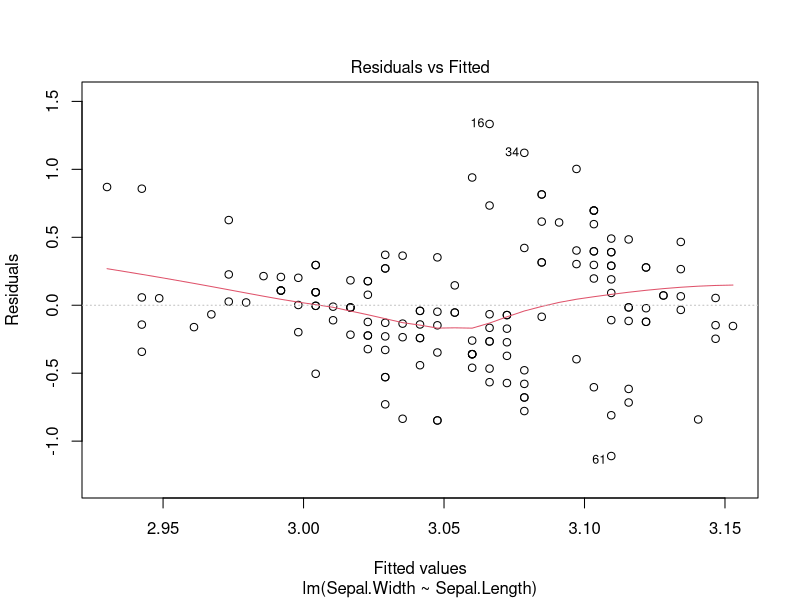
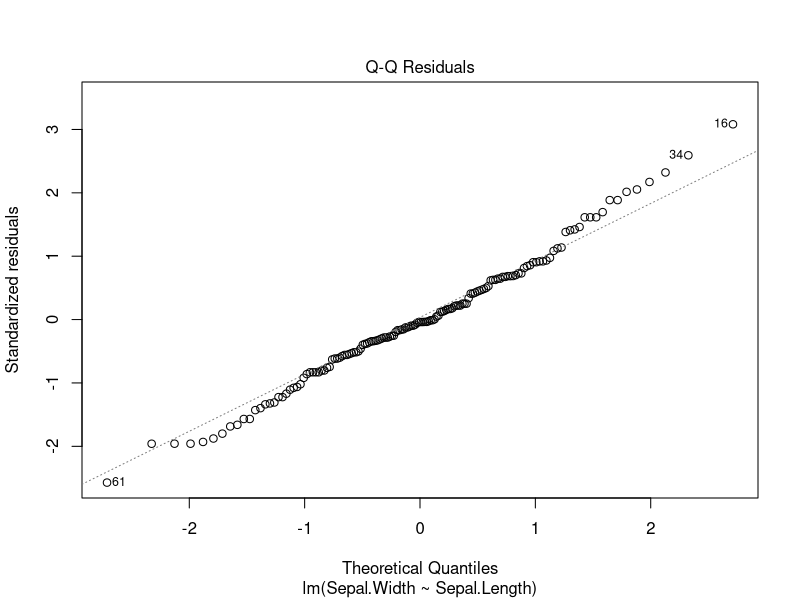
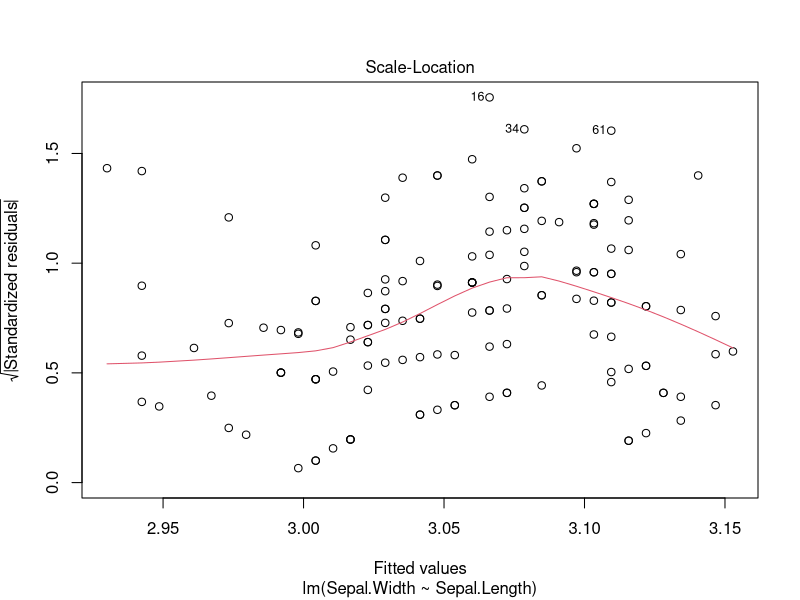
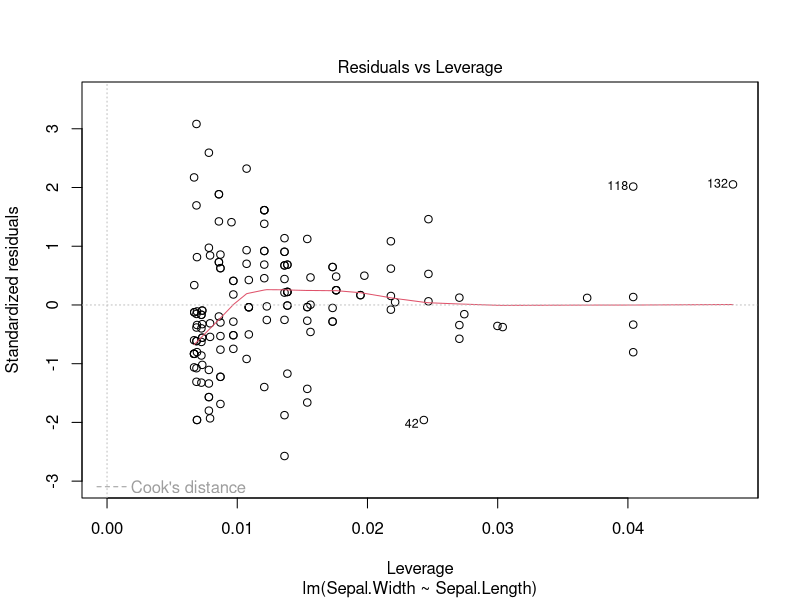
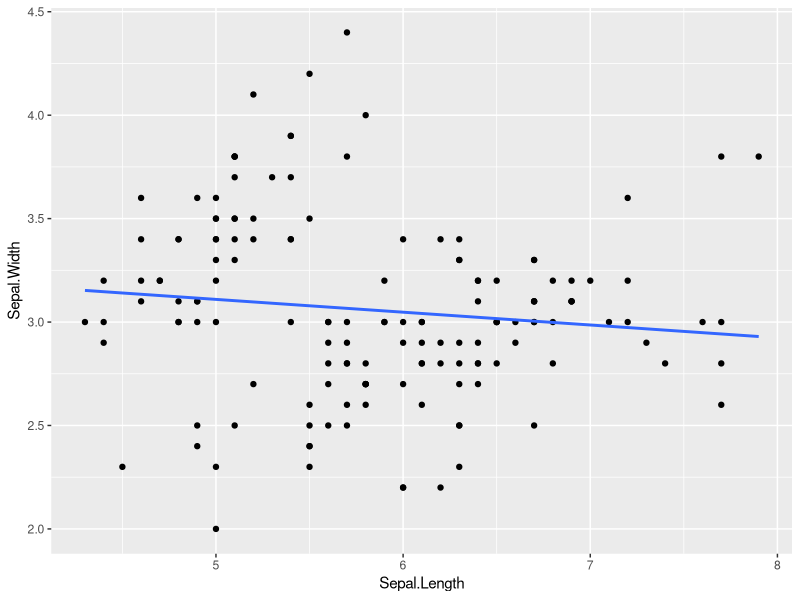

R code for these plots, in order:
## ---- chunk 1
knitr::opts_chunk$set(echo = TRUE)
## ---- chunk 2
library(tidyverse)
## ---- chunk 3
data("iris")
head(iris)
## ---- chunk 4
slr <- lm(Sepal.Width ~ Sepal.Length, data = iris)
slr
## ---- chunk 5
summary(slr)
## ---- chunk 6
plot(slr)
## ---- chunk 7
ggplot(iris, aes(x = Sepal.Length, y = Sepal.Width)) +
  geom_point() +
  geom_smooth(method = "lm", se = FALSE)
